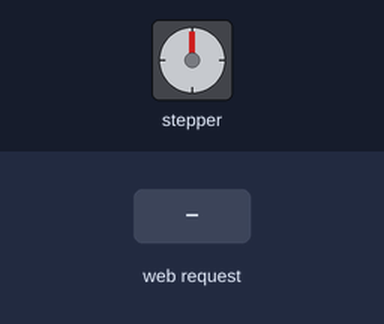
A sketch run on a simulated ESP8266 (NodeMCU). Parts: stepper motor. Wiring (inferred from the names in the program): stepper motor driver (200 steps per turn assumed): step GPIO 4; direction GPIO 5. The test bench sets the inputs (shaded band). What the sketch prints to the serial monitor is not drawn.

Above: at 1.3 s.
1.4 s: HTTP request GET /control?action=start received
Timing chart, 0 to 23.9 s (numbered marks = the images above; inputs shaded):
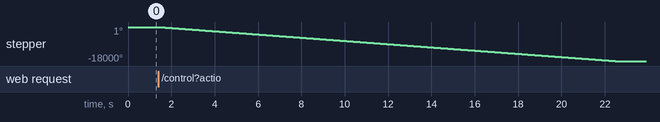

Measured:
- after the input at 1.4 s, stepper: turns 18000° counter-clockwise in 21.1 s, starting at once

The sketch:

steppertest.ino
```cpp
#include <ESP8266WiFi.h>
#include <ESP8266WebServer.h> // added header

// Replace with your network credentials.
const char* ssid     = "SSCFloat";
const char* password = "DT1234dt";

// Use ESP8266WebServer instead of WiFiServer.
ESP8266WebServer server(80);

// Stepper motor control pins (using NodeMCU pin labels)
const int dirPin = 5;    // Direction control pin
const int stepPin = 4;   // Step control pin

int motorSpeed = 1000;   // Delay in microseconds between step pulses

void setup() {
    // Initialize USB Serial for debugging output at 115200 baud.
    Serial.begin(115200);
    delay(100);

    // Create Access Point so you can connect to it.
    Serial.println();
    Serial.print("Creating WiFi network (AP mode) with SSID: ");
    Serial.println(ssid);

    WiFi.mode(WIFI_AP);                         // AP mode active
    WiFi.softAP(ssid, password);                // Start the AP with given credentials

    IPAddress apIP = WiFi.softAPIP();            // Get AP IP
    Serial.print("AP IP address: ");
    Serial.println(apIP);

    // Register the "/control" route.
    server.on("/control", [](){
        if(server.hasArg("action") && server.arg("action") == "start") {
            // start the stepper motor turning (10000 steps clockwise)
            runStepper(10000, true);
            server.send(200, "text/html", "<html><body><p>Stepper motor turning.</p><a href='/control'>Back</a></body></html>");
        } else {
            // Provide the control page with a button to start the motor.
            server.send(200, "text/html", "<html><body><button onclick=\"location.href='/control?action=start'\">Start Stepper</button></body></html>");
        }
    });
    server.begin(); // start the web server

    // Initialize the stepper motor pins.
    pinMode(dirPin, OUTPUT);
    pinMode(stepPin, OUTPUT);
}

void runStepper(int steps, bool clockwise) {
    // Set motor direction: LOW for clockwise, HIGH for counterclockwise.
    digitalWrite(dirPin, (clockwise ? LOW : HIGH));
    for (int i = 0; i < steps; i++) {
        digitalWrite(stepPin, HIGH);
        delayMicroseconds(motorSpeed);
        digitalWrite(stepPin, LOW);
        delayMicroseconds(motorSpeed);
        yield(); // allow watchdog feeding
    }
}

void loop() {
    // Listen for an incoming client on WiFi port 80.
    server.handleClient(); // process incoming HTTP requests
}
```
